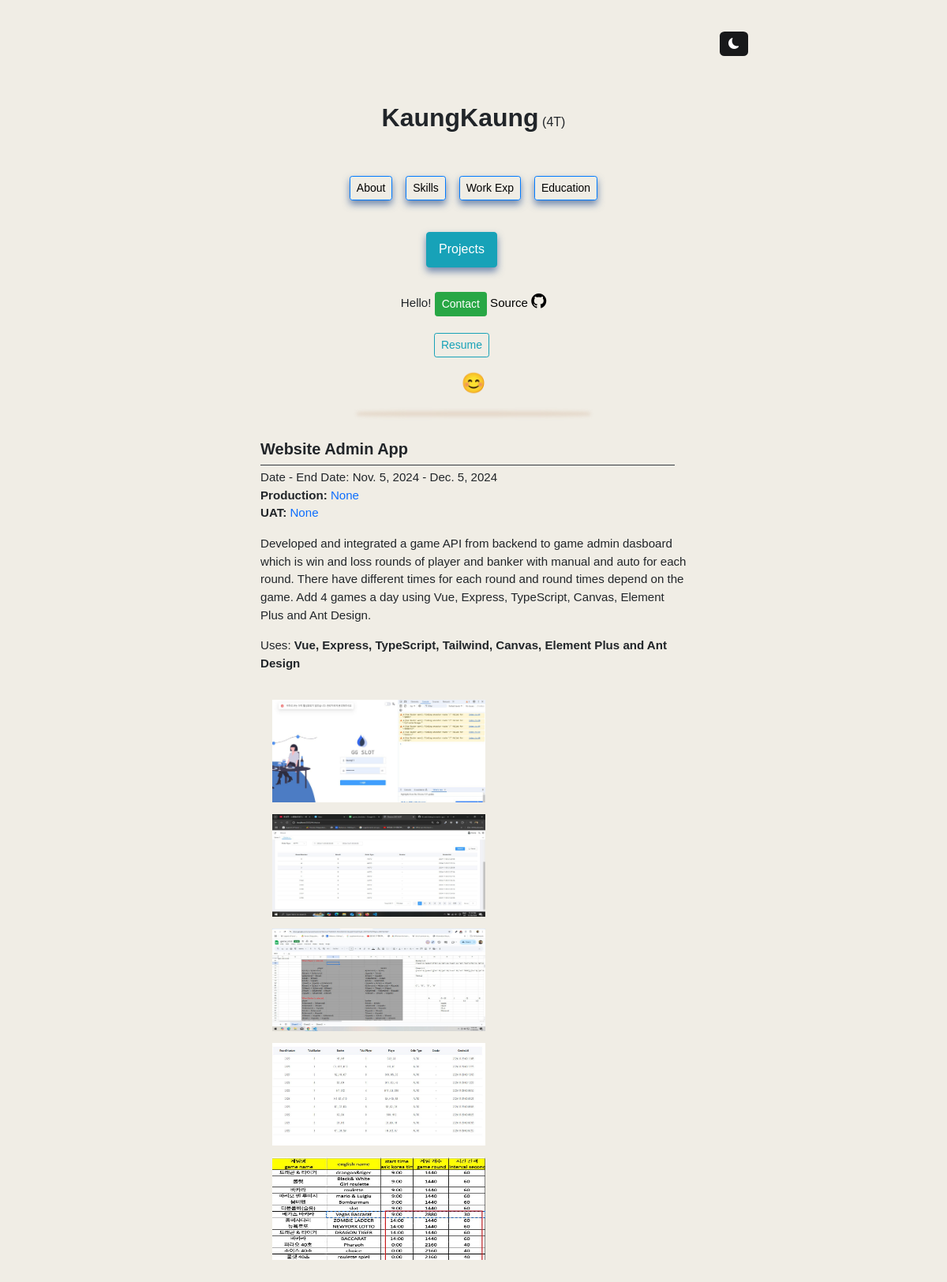
Page /projects2/11 on the committed database.
### display/models.py (models this page shows)
class Work_project(models.Model):
    user = models.ForeignKey(Profile, default=None, on_delete=models.CASCADE)
    title = models.CharField(max_length=255, null=True, blank=True)
    description = models.TextField(null=True, blank=True)
    tech = models.CharField(max_length=255, null=True, blank=True)
    date= models.DateField(null=True, blank=True)
    end_date = models.DateField(null=True, blank=True)
    url = models.URLField(null=True, blank=True)
    uat_url = models.URLField(null=True, blank=True)
    image1 = models.ImageField(upload_to="work_project")
    image2 = models.ImageField(upload_to="work_project")
    image3 = models.ImageField(upload_to="work_project")
    image4 = models.ImageField(upload_to="work_project")
    image5 = models.ImageField(upload_to="work_project", null=True, blank=True)

### display/views.py (the view)
def double_project2(request, pk):
    work_project = Work_project.objects.get(id=pk)
    context = {
        "work_project": work_project
    }
    return render(request, "projects2.html",
                    {"context": context})

### template/projects2.html
{% extends 'main.html' %}
{% block content %}
{% include 'chain.html' %}
{% include 'profile.html' %}
<div style="height:10px;"></div>
<div class="box1 new_box"></div>
<div style="height:42px;"></div>
<div class="context" style="">
    <div class="about" style="margin:auto;font-size:15.1px;">
        <h5 style="font-weight: bold;">{{ context.work_project.title }}</h5>
            <legend class="border-bottom border-dark mb-1" style="width:525px;"></legend>
        <p style="white-space: pre-line;"><span> Date - End Date:</span> {{ context.work_project.date }} - {{ context.work_project.end_date }}
    <span style="font-weight: bold;">Production:</span> <a class="plink" target="_blank" href="{{ context.work_project.url }}">{{ context.work_project.url }}</a>
    <span style="font-weight: bold;">UAT:</span> <a class="plink" target="_blank" href="{{ context.work_project.uat_url }}">{{ context.work_project.uat_url }}</a>
        </p>
        <div style="display: block;">
            <div style="margin-bottom: 35px;">
                <p>{{ context.work_project.description }}</p>
                <p>Uses: <span style="font-weight: bold;">{{ context.work_project.tech }}</span></p>
                </div>
            <div class="">
            {% if context.work_project.image1 %}
                <img src="{{ context.work_project.image1.url }}" alt="" style="
                width: 270px; height:130px;margin-left: 15px;margin-bottom: 15px;">
            {% endif %}
            {% if context.work_project.image2 %}
                <img src="{{ context.work_project.image2.url }}" alt="" style="
                width: 270px; height:130px;margin-left: 15px;margin-bottom: 15px;">
            {% endif %}
            {% if context.work_project.image3 %}
                <img src="{{ context.work_project.image3.url }}" alt="" style="
                width: 270px; height:130px;margin-left: 15px;margin-bottom: 15px;">
            {% endif %}
            {% if context.work_project.image4 %}
                <img src="{{ context.work_project.image4.url }}" alt="" style="
                width: 270px; height:130px;margin-left: 15px;margin-bottom: 15px;">
            {% endif %}
            {% if context.work_project.image5 %}
                <img src="{{ context.work_project.image5.url }}" alt="" style="
                width: 270px; height:130px;margin-left: 15px;margin-bottom: 15px;">
            {% endif %}
                </div>
        </div>
    </div>
</div>
<footer style="height:150px;"></footer>
{% endblock %}

### static/style.css (style rules this page uses)
body { max-width: 1700px; }
.context { margin: auto; width: 45%; }
body { min-width: 279px; background-color:#F0EDE5; margin: 0px auto; font-family: Tahoma,Verdana,Segoe,sans-serif; }
a { color:black; text-decoration:none; }
.plink { color:#0d6efd; }
img { transition: .3s ease-in-out; }
.about { animation: transition 1.00s; }
html { scroll-behavior: smooth; }
.box1 { box-shadow: 0px 10px 4px 3px rgba(223, 207, 190,0.7); }
.new_box { height:1px;border-radius: 50%;margin:auto;max-width:290px; }

### rows in the picture
Work_project: work_project "Website Admin App", work_project "Nov. 5, 2024", work_project.end_date "Dec. 5, 2024", work_project "None", work_project.uat_url "None", work_project.description "Developed and integrated a game API from backend to game admin dasboard which is win and loss rounds of player and banker with manual and auto for each round. There have different times for each round and round times depend on the game. Add 4 games a day using Vue, Express, TypeScript, Canvas, Element Plus and Ant Design.", work_project.tech "Vue, Express, TypeScript, Tailwind, Canvas, Element Plus and Ant Design", work_project.image1 (picture), work_project.image2 (picture), work_project.image3 (picture), work_project.image4 (picture), work_project.image5 (picture)
